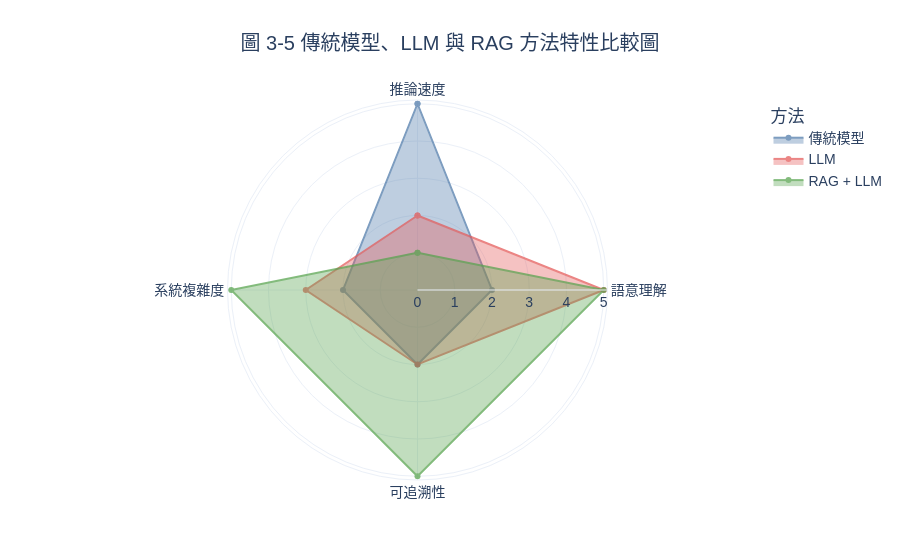

The notebook cell this image was saved under:
### Markdown cell above
### 圖 3-5 傳統模型、LLM 與 RAG 方法特性比較圖

**建議放置章節：大型語言模型與檢索增強生成 結尾**

圖說：本圖以概念評分方式呈現傳統模型、LLM 與 RAG 在推論速度、語意理解、可追溯性與系統複雜度上的相對特性。此圖可用於銜接本研究後續設計：先以 RAG 輔助標註，再訓練傳統模型以降低推論成本。

### Code cell
method_score = pd.DataFrame({
    '方法': ['傳統模型'] * 4 + ['LLM'] * 4 + ['RAG + LLM'] * 4,
    '特性': ['推論速度', '語意理解', '可追溯性', '系統複雜度'] * 3,
    '概念分數': [5, 2, 2, 2, 2, 5, 2, 3, 1, 5, 5, 5]
})
fig = px.line_polar(
    method_score,
    r='概念分數',
    theta='特性',
    color='方法',
    line_close=True,
    markers=True,
    color_discrete_sequence=[COLOR_BLUE, COLOR_RED, COLOR_GREEN],
    title='圖 3-5 傳統模型、LLM 與 RAG 方法特性比較圖'
)
fig.update_traces(fill='toself', opacity=0.72)
fig.update_layout(template='plotly_white', height=560, font=dict(family='Microsoft JhengHei, Arial', size=14), title=dict(x=0.5))
export_fig(fig, 'ch3_traditional_llm_rag_radar.png', width=1100, height=560, scale=2)
fig.show()

### Figure 1 — Plotly figure (JSON) as saved in the notebook; plotly's stock layout.template omitted (floating-point values rounded to 4 significant figures)
{"data": [{"fill": "toself", "hovertemplate": "方法=傳統模型<br>概念分數=%{r}<br>特性=%{theta}<extra></extra>", "legendgroup": "傳統模型", "line": {"color": "#4C78A8", "dash": "solid"}, "marker": {"symbol": "circle"}, "mode": "lines+markers", "name": "傳統模型", "opacity": 0.72, "r": [5, 2, 2, 2, 5], "showlegend": true, "subplot": "polar", "theta": ["推論速度", "語意理解", "可追溯性", "系統複雜度", "推論速度"], "type": "scatterpolar"}, {"fill": "toself", "hovertemplate": "方法=LLM<br>概念分數=%{r}<br>特性=%{theta}<extra></extra>", "legendgroup": "LLM", "line": {"color": "#E45756", "dash": "solid"}, "marker": {"symbol": "circle"}, "mode": "lines+markers", "name": "LLM", "opacity": 0.72, "r": [2, 5, 2, 3, 2], "showlegend": true, "subplot": "polar", "theta": ["推論速度", "語意理解", "可追溯性", "系統複雜度", "推論速度"], "type": "scatterpolar"}, {"fill": "toself", "hovertemplate": "方法=RAG + LLM<br>概念分數=%{r}<br>特性=%{theta}<extra></extra>", "legendgroup": "RAG + LLM", "line": {"color": "#54A24B", "dash": "solid"}, "marker": {"symbol": "circle"}, "mode": "lines+markers", "name": "RAG + LLM", "opacity": 0.72, "r": [1, 5, 5, 5, 1], "showlegend": true, "subplot": "polar", "theta": ["推論速度", "語意理解", "可追溯性", "系統複雜度", "推論速度"], "type": "scatterpolar"}], "layout": {"font": {"family": "Microsoft JhengHei, Arial", "size": 14}, "height": 560, "legend": {"title": {"text": "方法"}, "tracegroupgap": 0}, "polar": {"angularaxis": {"direction": "clockwise", "rotation": 90}, "domain": {"x": [0, 1], "y": [0, 1]}}, "title": {"text": "圖 3-5 傳統模型、LLM 與 RAG 方法特性比較圖", "x": 0.5}}}
